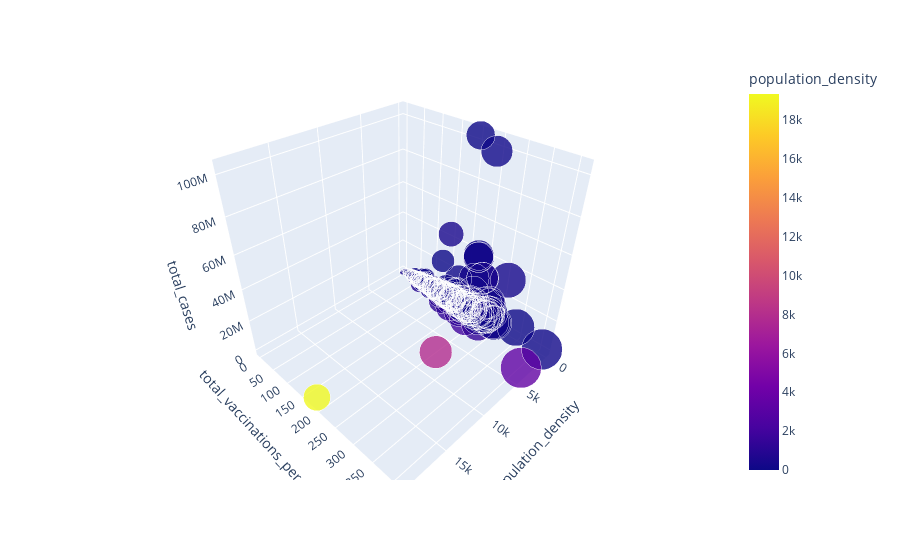

The cell this chart's notebook holds for it:
### Code cell
fig = px.scatter_3d(last_row_subset, x="population_density", y="total_vaccinations_per_hundred", z='total_cases', color="population_density", size='total_vaccinations_per_hundred', size_max=40, opacity=0.8)
fig.show()

### Figure 1 — Plotly figure (JSON) as saved in the notebook; plotly's stock layout.template omitted (floating-point values rounded to 4 significant figures; data arrays with more than 128 entries replaced by an {"elided": "..."} marker saying what was removed)
{"data": [{"hovertemplate": "population_density=%{marker.color}<br>total_vaccinations_per_hundred=%{marker.size}<br>total_cases=%{z}<extra></extra>", "legendgroup": "", "marker": {"color": {"elided": "208 float values"}, "coloraxis": "coloraxis", "opacity": 0.8, "size": {"elided": "208 float values"}, "sizemode": "area", "sizeref": 0.2558, "symbol": "circle"}, "mode": "markers", "name": "", "scene": "scene", "showlegend": false, "type": "scatter3d", "x": {"elided": "208 float values"}, "y": {"elided": "208 float values"}, "z": {"elided": "208 int values"}}], "layout": {"coloraxis": {"colorbar": {"title": {"text": "population_density"}}, "colorscale": [[0, "#0d0887"], [0.1111, "#46039f"], [0.2222, "#7201a8"], [0.3333, "#9c179e"], [0.4444, "#bd3786"], [0.5556, "#d8576b"], [0.6667, "#ed7953"], [0.7778, "#fb9f3a"], [0.8889, "#fdca26"], [1, "#f0f921"]]}, "legend": {"itemsizing": "constant", "tracegroupgap": 0}, "margin": {"t": 60}, "scene": {"domain": {"x": [0, 1], "y": [0, 1]}, "xaxis": {"title": {"text": "population_density"}}, "yaxis": {"title": {"text": "total_vaccinations_per_hundred"}}, "zaxis": {"title": {"text": "total_cases"}}}}}
